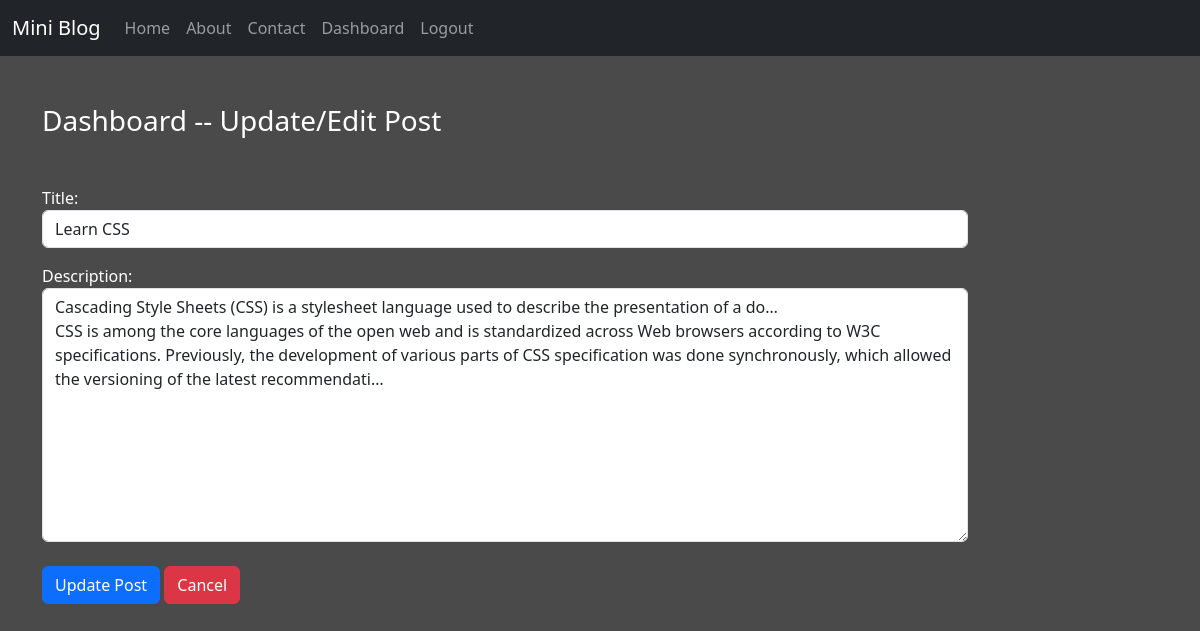
The app's page /updatepost/2 (signed in) with its own data.
### blog/models.py (models this page shows)
class Post(models.Model):
    title=models.CharField(max_length=200)
    desc=models.TextField()

### blog/views.py (the view)
# urls.py: path('updatepost/<int:id>', views.update_post, name="updatepost"),
def update_post(request,id):
    if request.user.is_authenticated:
         if request.method == "POST":
             pi=Post.objects.get(pk=id)
             form=PostForm(request.POST,instance=pi)
             if form.is_valid():
                 form.save()
                 return HttpResponseRedirect('/dashboard/')
         else:
             pi=Post.objects.get(pk=id)
             form=PostForm(instance=pi)
         return render(request, 'blog/updatePost.html',{'form':form})
    else:
        return HttpResponseRedirect('/login/')

### blog/forms.py
class PostForm(forms.ModelForm):
    class Meta:
        model = Post
        fields=['title','desc']
        labels={'title':'Title','desc':'Description' }
        widgets={"title":forms.TextInput(attrs={'class':'form-control'}),
                 "desc":forms.Textarea(attrs={'class':'form-control'}),}

### blog/templates/blog/updatePost.html (shortened to what this page needs)
{% extends "blog/base.html" %}
{% load static %}
{% block  content %}
<div class="col-sm-10">
    <h3 class="text-white my-5">Dashboard -- Update/Edit Post</h3>
    <form action="" method="post" novalidate>
        {{ form.as_p}}
        <input type="submit" class="btn btn-primary my-2" value="Update Post">
        <a  href="{% url 'dashboard' %}" class="btn btn-danger ">Cancel</a>
    </form>
</div>
{% endblock %}

### static/blog/css/style.css (style rules this page uses)
body { background-color: rgb(75, 74, 74); color: white; }

### records on screen
Post: title "Learn CSS", desc "Cascading Style Sheets (CSS) is a stylesheet language used to describe the presentation of a do… CSS is among the core languages of the open web and is standardized across Web browsers according to W3C specifications. Previously, the development of various parts of CSS specification was done synchronously, which allowed the versioning of the latest recommendati…"
